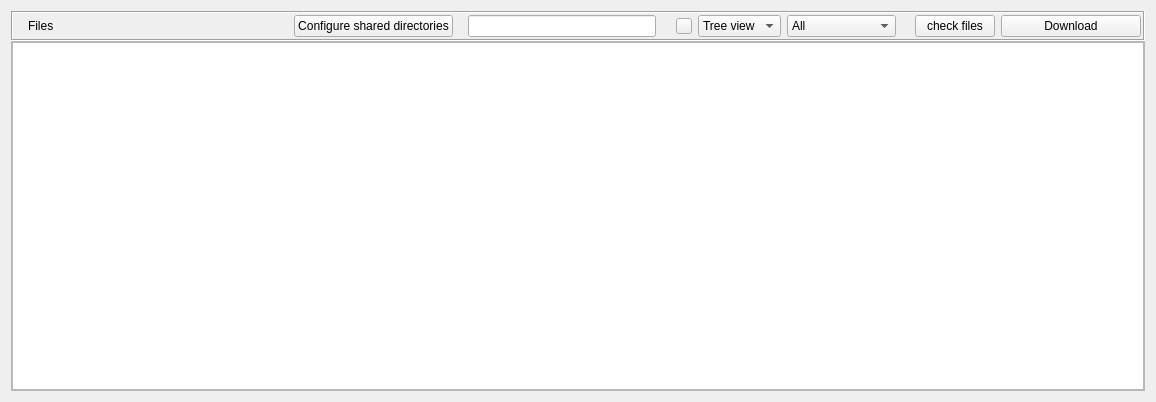
<?xml version="1.0" encoding="UTF-8"?>
<ui version="4.0">
 <class>SharedFilesDialog</class>
 <widget class="QWidget" name="SharedFilesDialog">
  <property name="geometry">
   <rect>
    <x>0</x>
    <y>0</y>
    <width>1156</width>
    <height>402</height>
   </rect>
  </property>
  <layout class="QGridLayout" name="gridLayout_5">
   <property name="verticalSpacing">
    <number>0</number>
   </property>
   <item row="0" column="0">
    <widget class="QFrame" name="titleBarFrame">
     <property name="sizePolicy">
      <sizepolicy hsizetype="Expanding" vsizetype="Maximum">
       <horstretch>0</horstretch>
       <verstretch>0</verstretch>
      </sizepolicy>
     </property>
     <property name="frameShape">
      <enum>QFrame::Box</enum>
     </property>
     <property name="frameShadow">
      <enum>QFrame::Sunken</enum>
     </property>
     <layout class="QHBoxLayout" name="horizontalLayout_2">
      <property name="leftMargin">
       <number>2</number>
      </property>
      <property name="topMargin">
       <number>2</number>
      </property>
      <property name="rightMargin">
       <number>2</number>
      </property>
      <property name="bottomMargin">
       <number>2</number>
      </property>
      <item>
       <widget class="QLabel" name="titleBarPixmap">
        <property name="maximumSize">
         <size>
          <width>24</width>
          <height>24</height>
         </size>
        </property>
        <property name="text">
         <string/>
        </property>
        <property name="pixmap">
         <pixmap resource="icons.qrc">:/icons/svg/folders.svg</pixmap>
        </property>
        <property name="scaledContents">
         <bool>true</bool>
        </property>
       </widget>
      </item>
      <item>
       <widget class="StyledLabel" name="titleBarLabel">
        <property name="text">
         <string>Files</string>
        </property>
       </widget>
      </item>
      <item>
       <spacer name="horizontalSpacer">
        <property name="orientation">
         <enum>Qt::Horizontal</enum>
        </property>
        <property name="sizeType">
         <enum>QSizePolicy::Expanding</enum>
        </property>
        <property name="sizeHint" stdset="0">
         <size>
          <width>100</width>
          <height>20</height>
         </size>
        </property>
       </spacer>
      </item>
      <item>
       <widget class="QPushButton" name="addShares_PB">
        <property name="text">
         <string>Configure shared directories</string>
        </property>
        <property name="icon">
         <iconset resource="images.qrc">
          <normaloff>:/images/add-share24.png</normaloff>:/images/add-share24.png</iconset>
        </property>
       </widget>
      </item>
      <item>
       <layout class="QHBoxLayout" name="horizontalLayout">
        <property name="spacing">
         <number>2</number>
        </property>
        <item>
         <widget class="QLabel" name="filterLabel">
          <property name="text">
           <string/>
          </property>
          <property name="pixmap">
           <pixmap resource="images.qrc">:/images/find-16.png</pixmap>
          </property>
         </widget>
        </item>
        <item>
         <widget class="QLineEdit" name="filterPatternLineEdit">
          <property name="toolTip">
           <string>Search files</string>
          </property>
         </widget>
        </item>
        <item>
         <widget class="QPushButton" name="filterStartButton">
          <property name="minimumSize">
           <size>
            <width>16</width>
            <height>16</height>
           </size>
          </property>
          <property name="maximumSize">
           <size>
            <width>16</width>
            <height>16</height>
           </size>
          </property>
          <property name="font">
           <font/>
          </property>
          <property name="focusPolicy">
           <enum>Qt::NoFocus</enum>
          </property>
          <property name="toolTip">
           <string>Start Search</string>
          </property>
          <property name="icon">
           <iconset resource="images.qrc">
            <normaloff>:/images/start.png</normaloff>:/images/start.png</iconset>
          </property>
          <property name="flat">
           <bool>true</bool>
          </property>
         </widget>
        </item>
        <item>
         <widget class="QPushButton" name="filterClearButton">
          <property name="minimumSize">
           <size>
            <width>16</width>
            <height>16</height>
           </size>
          </property>
          <property name="maximumSize">
           <size>
            <width>16</width>
            <height>16</height>
           </size>
          </property>
          <property name="font">
           <font/>
          </property>
          <property name="focusPolicy">
           <enum>Qt::NoFocus</enum>
          </property>
          <property name="toolTip">
           <string>Reset</string>
          </property>
          <property name="styleSheet">
           <string notr="true">QPushButton
{
 border-image: url(:/images/closenormal.png) 
}
                                
QPushButton:hover 
{
border-image: url(:/images/closehover.png) 
}
                                
QPushButton:pressed  {
border-image: url(:/images/closepressed.png) 
}</string>
          </property>
          <property name="text">
           <string/>
          </property>
         </widget>
        </item>
       </layout>
      </item>
      <item>
       <widget class="QComboBox" name="viewType_CB">
        <item>
         <property name="text">
          <string>Tree view</string>
         </property>
        </item>
        <item>
         <property name="text">
          <string>Flat view</string>
         </property>
        </item>
       </widget>
      </item>
      <item>
       <widget class="QComboBox" name="indicatorCBox">
        <item>
         <property name="text">
          <string>All</string>
         </property>
         <property name="icon">
          <iconset resource="images.qrc">
           <normaloff>:/images/view_calendar_list.png</normaloff>:/images/view_calendar_list.png</iconset>
         </property>
        </item>
        <item>
         <property name="text">
          <string>One day old</string>
         </property>
         <property name="icon">
          <iconset resource="images.qrc">
           <normaloff>:/images/view_calendar_day.png</normaloff>:/images/view_calendar_day.png</iconset>
         </property>
        </item>
        <item>
         <property name="text">
          <string>One Week old</string>
         </property>
         <property name="icon">
          <iconset resource="images.qrc">
           <normaloff>:/images/view_calendar_week.png</normaloff>:/images/view_calendar_week.png</iconset>
         </property>
        </item>
        <item>
         <property name="text">
          <string>One month old</string>
         </property>
         <property name="icon">
          <iconset resource="images.qrc">
           <normaloff>:/images/view_calendar_month.png</normaloff>:/images/view_calendar_month.png</iconset>
         </property>
        </item>
       </widget>
      </item>
      <item>
       <widget class="QLabel" name="hashLabel">
        <property name="text">
         <string/>
        </property>
       </widget>
      </item>
      <item>
       <widget class="QPushButton" name="checkButton">
        <property name="text">
         <string>check files</string>
        </property>
       </widget>
      </item>
      <item>
       <widget class="QPushButton" name="downloadButton">
        <property name="minimumSize">
         <size>
          <width>140</width>
          <height>0</height>
         </size>
        </property>
        <property name="maximumSize">
         <size>
          <width>16777215</width>
          <height>28</height>
         </size>
        </property>
        <property name="toolTip">
         <string>Download selected</string>
        </property>
        <property name="text">
         <string>Download</string>
        </property>
        <property name="icon">
         <iconset resource="images.qrc">
          <normaloff>:/images/download16.png</normaloff>:/images/download16.png</iconset>
        </property>
       </widget>
      </item>
     </layout>
    </widget>
   </item>
   <item row="1" column="0">
    <widget class="QSplitter" name="splitter">
     <property name="orientation">
      <enum>Qt::Vertical</enum>
     </property>
     <widget class="QFrame" name="remoteframe">
      <property name="frameShape">
       <enum>QFrame::StyledPanel</enum>
      </property>
      <property name="frameShadow">
       <enum>QFrame::Raised</enum>
      </property>
      <layout class="QGridLayout" name="gridLayout">
       <property name="leftMargin">
        <number>0</number>
       </property>
       <property name="topMargin">
        <number>0</number>
       </property>
       <property name="rightMargin">
        <number>0</number>
       </property>
       <property name="bottomMargin">
        <number>0</number>
       </property>
       <item row="0" column="0">
        <widget class="QTreeView" name="dirTreeView">
         <property name="sizePolicy">
          <sizepolicy hsizetype="Expanding" vsizetype="Expanding">
           <horstretch>4</horstretch>
           <verstretch>0</verstretch>
          </sizepolicy>
         </property>
         <property name="contextMenuPolicy">
          <enum>Qt::CustomContextMenu</enum>
         </property>
         <property name="dragEnabled">
          <bool>true</bool>
         </property>
         <property name="dragDropMode">
          <enum>QAbstractItemView::DragOnly</enum>
         </property>
         <property name="alternatingRowColors">
          <bool>false</bool>
         </property>
         <property name="autoExpandDelay">
          <number>0</number>
         </property>
         <property name="itemsExpandable">
          <bool>true</bool>
         </property>
         <property name="sortingEnabled">
          <bool>true</bool>
         </property>
         <attribute name="headerStretchLastSection">
          <bool>false</bool>
         </attribute>
        </widget>
       </item>
      </layout>
     </widget>
    </widget>
   </item>
  </layout>
 </widget>
 <customwidgets>
  <customwidget>
   <class>StyledLabel</class>
   <extends>QLabel</extends>
   <header>gui/common/StyledLabel.h</header>
  </customwidget>
 </customwidgets>
 <resources>
  <include location="images.qrc"/>
  <include location="icons.qrc"/>
 </resources>
 <connections/>
</ui>
